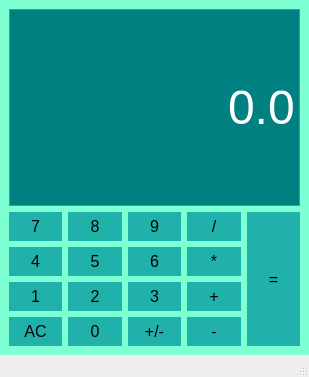
<?xml version="1.0" encoding="UTF-8"?>
<ui version="4.0">
 <class>Calculator</class>
 <widget class="QMainWindow" name="Calculator">
  <property name="geometry">
   <rect>
    <x>0</x>
    <y>0</y>
    <width>309</width>
    <height>377</height>
   </rect>
  </property>
  <property name="windowTitle">
   <string>Calculator</string>
  </property>
  <widget class="QWidget" name="centralwidget">
   <property name="styleSheet">
    <string notr="true">QWidget{
	background-color: #7FFFD4
}</string>
   </property>
   <layout class="QGridLayout" name="gridLayout">
    <item row="2" column="2">
     <widget class="QPushButton" name="Button6">
      <property name="sizePolicy">
       <sizepolicy hsizetype="Preferred" vsizetype="Preferred">
        <horstretch>0</horstretch>
        <verstretch>0</verstretch>
       </sizepolicy>
      </property>
      <property name="font">
       <font>
        <pointsize>12</pointsize>
       </font>
      </property>
      <property name="styleSheet">
       <string notr="true">QPushButton{
	background-color: #20B2AA;
	border: 1px;
	padding: 5px;	
}

QPushButton:pressed{
	background-color: #008080;
	border: 1px;
	padding: 5px;
	
}</string>
      </property>
      <property name="text">
       <string>6</string>
      </property>
     </widget>
    </item>
    <item row="3" column="2">
     <widget class="QPushButton" name="Button3">
      <property name="sizePolicy">
       <sizepolicy hsizetype="Preferred" vsizetype="Preferred">
        <horstretch>0</horstretch>
        <verstretch>0</verstretch>
       </sizepolicy>
      </property>
      <property name="font">
       <font>
        <pointsize>12</pointsize>
       </font>
      </property>
      <property name="styleSheet">
       <string notr="true">QPushButton{
	background-color: #20B2AA;
	border: 1px;
	padding: 5px;	
}

QPushButton:pressed{
	background-color: #008080;
	border: 1px;
	padding: 5px;
	
}</string>
      </property>
      <property name="text">
       <string>3</string>
      </property>
     </widget>
    </item>
    <item row="1" column="2">
     <widget class="QPushButton" name="Button9">
      <property name="sizePolicy">
       <sizepolicy hsizetype="Preferred" vsizetype="Preferred">
        <horstretch>0</horstretch>
        <verstretch>0</verstretch>
       </sizepolicy>
      </property>
      <property name="font">
       <font>
        <pointsize>12</pointsize>
       </font>
      </property>
      <property name="styleSheet">
       <string notr="true">QPushButton{
	background-color: #20B2AA;
	border: 1px;
	padding: 5px;	
}

QPushButton:pressed{
	background-color: #008080;
	border: 1px;
	padding: 5px;
	
}</string>
      </property>
      <property name="text">
       <string>9</string>
      </property>
     </widget>
    </item>
    <item row="1" column="1">
     <widget class="QPushButton" name="Button8">
      <property name="sizePolicy">
       <sizepolicy hsizetype="Preferred" vsizetype="Preferred">
        <horstretch>0</horstretch>
        <verstretch>0</verstretch>
       </sizepolicy>
      </property>
      <property name="font">
       <font>
        <pointsize>12</pointsize>
       </font>
      </property>
      <property name="styleSheet">
       <string notr="true">QPushButton{
	background-color: #20B2AA;
	border: 1px;
	padding: 5px;	
}

QPushButton:pressed{
	background-color: #008080;
	border: 1px;
	padding: 5px;
	
}</string>
      </property>
      <property name="text">
       <string>8</string>
      </property>
     </widget>
    </item>
    <item row="3" column="1">
     <widget class="QPushButton" name="Button2">
      <property name="sizePolicy">
       <sizepolicy hsizetype="Preferred" vsizetype="Preferred">
        <horstretch>0</horstretch>
        <verstretch>0</verstretch>
       </sizepolicy>
      </property>
      <property name="font">
       <font>
        <pointsize>12</pointsize>
       </font>
      </property>
      <property name="styleSheet">
       <string notr="true">QPushButton{
	background-color: #20B2AA;
	border: 1px;
	padding: 5px;	
}

QPushButton:pressed{
	background-color: #008080;
	border: 1px;
	padding: 5px;
	
}</string>
      </property>
      <property name="text">
       <string>2</string>
      </property>
     </widget>
    </item>
    <item row="1" column="3">
     <widget class="QPushButton" name="Divide">
      <property name="sizePolicy">
       <sizepolicy hsizetype="Preferred" vsizetype="Preferred">
        <horstretch>0</horstretch>
        <verstretch>0</verstretch>
       </sizepolicy>
      </property>
      <property name="font">
       <font>
        <pointsize>12</pointsize>
       </font>
      </property>
      <property name="styleSheet">
       <string notr="true">QPushButton{
	background-color: #20B2AA;
	border: 1px;
	padding: 5px;	
}

QPushButton:pressed{
	background-color: #008080;
	border: 1px;
	padding: 5px;
	
}</string>
      </property>
      <property name="text">
       <string>/</string>
      </property>
     </widget>
    </item>
    <item row="2" column="0">
     <widget class="QPushButton" name="Button4">
      <property name="sizePolicy">
       <sizepolicy hsizetype="Preferred" vsizetype="Preferred">
        <horstretch>0</horstretch>
        <verstretch>0</verstretch>
       </sizepolicy>
      </property>
      <property name="font">
       <font>
        <pointsize>12</pointsize>
       </font>
      </property>
      <property name="styleSheet">
       <string notr="true">QPushButton{
	background-color: #20B2AA;
	border: 1px;
	padding: 5px;	
}

QPushButton:pressed{
	background-color: #008080;
	border: 1px;
	padding: 5px;
	
}</string>
      </property>
      <property name="text">
       <string>4</string>
      </property>
     </widget>
    </item>
    <item row="1" column="0">
     <widget class="QPushButton" name="Button7">
      <property name="sizePolicy">
       <sizepolicy hsizetype="Preferred" vsizetype="Preferred">
        <horstretch>0</horstretch>
        <verstretch>0</verstretch>
       </sizepolicy>
      </property>
      <property name="font">
       <font>
        <pointsize>12</pointsize>
       </font>
      </property>
      <property name="styleSheet">
       <string notr="true">QPushButton{
	background-color: #20B2AA;
	border: 1px;
	padding: 5px;	
}

QPushButton:pressed{
	background-color: #008080;
	border: 1px;
	padding: 5px;
	
}</string>
      </property>
      <property name="text">
       <string>7</string>
      </property>
     </widget>
    </item>
    <item row="2" column="3">
     <widget class="QPushButton" name="Multiply">
      <property name="sizePolicy">
       <sizepolicy hsizetype="Preferred" vsizetype="Preferred">
        <horstretch>0</horstretch>
        <verstretch>0</verstretch>
       </sizepolicy>
      </property>
      <property name="font">
       <font>
        <pointsize>12</pointsize>
       </font>
      </property>
      <property name="styleSheet">
       <string notr="true">QPushButton{
	background-color: #20B2AA;
	border: 1px;
	padding: 5px;	
}

QPushButton:pressed{
	background-color: #008080;
	border: 1px;
	padding: 5px;
	
}</string>
      </property>
      <property name="text">
       <string>*</string>
      </property>
     </widget>
    </item>
    <item row="3" column="3">
     <widget class="QPushButton" name="Add">
      <property name="sizePolicy">
       <sizepolicy hsizetype="Preferred" vsizetype="Preferred">
        <horstretch>0</horstretch>
        <verstretch>0</verstretch>
       </sizepolicy>
      </property>
      <property name="font">
       <font>
        <pointsize>12</pointsize>
       </font>
      </property>
      <property name="styleSheet">
       <string notr="true">QPushButton{
	background-color: #20B2AA;
	border: 1px;
	padding: 5px;	
}

QPushButton:pressed{
	background-color: #008080;
	border: 1px;
	padding: 5px;
	
}</string>
      </property>
      <property name="text">
       <string>+</string>
      </property>
     </widget>
    </item>
    <item row="2" column="1">
     <widget class="QPushButton" name="Button5">
      <property name="sizePolicy">
       <sizepolicy hsizetype="Preferred" vsizetype="Preferred">
        <horstretch>0</horstretch>
        <verstretch>0</verstretch>
       </sizepolicy>
      </property>
      <property name="font">
       <font>
        <pointsize>12</pointsize>
       </font>
      </property>
      <property name="styleSheet">
       <string notr="true">QPushButton{
	background-color: #20B2AA;
	border: 1px;
	padding: 5px;	
}

QPushButton:pressed{
	background-color: #008080;
	border: 1px;
	padding: 5px;
	
}</string>
      </property>
      <property name="text">
       <string>5</string>
      </property>
     </widget>
    </item>
    <item row="3" column="0">
     <widget class="QPushButton" name="Button1">
      <property name="sizePolicy">
       <sizepolicy hsizetype="Preferred" vsizetype="Preferred">
        <horstretch>0</horstretch>
        <verstretch>0</verstretch>
       </sizepolicy>
      </property>
      <property name="font">
       <font>
        <pointsize>12</pointsize>
       </font>
      </property>
      <property name="styleSheet">
       <string notr="true">QPushButton{
	background-color: #20B2AA;
	border: 1px;
	padding: 5px;	
}

QPushButton:pressed{
	background-color: #008080;
	border: 1px;
	padding: 5px;
	
}</string>
      </property>
      <property name="text">
       <string>1</string>
      </property>
     </widget>
    </item>
    <item row="4" column="0">
     <widget class="QPushButton" name="Clear">
      <property name="sizePolicy">
       <sizepolicy hsizetype="Preferred" vsizetype="Preferred">
        <horstretch>0</horstretch>
        <verstretch>0</verstretch>
       </sizepolicy>
      </property>
      <property name="font">
       <font>
        <pointsize>12</pointsize>
       </font>
      </property>
      <property name="styleSheet">
       <string notr="true">QPushButton{
	background-color: #20B2AA;
	border: 1px;
	padding: 5px;	
}

QPushButton:pressed{
	background-color: #008080;
	border: 1px;
	padding: 5px;
	
}</string>
      </property>
      <property name="text">
       <string>AC</string>
      </property>
     </widget>
    </item>
    <item row="4" column="1">
     <widget class="QPushButton" name="Button0">
      <property name="sizePolicy">
       <sizepolicy hsizetype="Preferred" vsizetype="Preferred">
        <horstretch>0</horstretch>
        <verstretch>0</verstretch>
       </sizepolicy>
      </property>
      <property name="font">
       <font>
        <pointsize>12</pointsize>
       </font>
      </property>
      <property name="styleSheet">
       <string notr="true">QPushButton{
	background-color: #20B2AA;
	border: 1px;
	padding: 5px;	
}

QPushButton:pressed{
	background-color: #008080;
	border: 1px;
	padding: 5px;
	
}</string>
      </property>
      <property name="text">
       <string>0</string>
      </property>
     </widget>
    </item>
    <item row="4" column="2">
     <widget class="QPushButton" name="ChangeSign">
      <property name="sizePolicy">
       <sizepolicy hsizetype="Preferred" vsizetype="Preferred">
        <horstretch>0</horstretch>
        <verstretch>0</verstretch>
       </sizepolicy>
      </property>
      <property name="font">
       <font>
        <pointsize>12</pointsize>
       </font>
      </property>
      <property name="styleSheet">
       <string notr="true">QPushButton{
	background-color: #20B2AA;
	border: 1px;
	padding: 5px;	
}

QPushButton:pressed{
	background-color: #008080;
	border: 1px;
	padding: 5px;
	
}</string>
      </property>
      <property name="text">
       <string>+/-</string>
      </property>
     </widget>
    </item>
    <item row="4" column="3">
     <widget class="QPushButton" name="Subtract">
      <property name="sizePolicy">
       <sizepolicy hsizetype="Preferred" vsizetype="Preferred">
        <horstretch>0</horstretch>
        <verstretch>0</verstretch>
       </sizepolicy>
      </property>
      <property name="font">
       <font>
        <pointsize>12</pointsize>
       </font>
      </property>
      <property name="styleSheet">
       <string notr="true">QPushButton{
	background-color: #20B2AA;
	border: 1px;
	padding: 5px;	
}

QPushButton:pressed{
	background-color: #008080;
	border: 1px;
	padding: 5px;
	
}</string>
      </property>
      <property name="text">
       <string>-</string>
      </property>
     </widget>
    </item>
    <item row="0" column="0" colspan="5">
     <widget class="QLineEdit" name="Display">
      <property name="sizePolicy">
       <sizepolicy hsizetype="Preferred" vsizetype="Expanding">
        <horstretch>0</horstretch>
        <verstretch>0</verstretch>
       </sizepolicy>
      </property>
      <property name="font">
       <font>
        <pointsize>36</pointsize>
       </font>
      </property>
      <property name="styleSheet">
       <string notr="true">QLineEdit{
	background-color: #008080;
	border: 1px solid gray;
	color: #ffffff;
}</string>
      </property>
      <property name="text">
       <string>0.0</string>
      </property>
      <property name="alignment">
       <set>Qt::AlignRight|Qt::AlignTrailing|Qt::AlignVCenter</set>
      </property>
     </widget>
    </item>
    <item row="1" column="4" rowspan="4">
     <widget class="QPushButton" name="Equals">
      <property name="sizePolicy">
       <sizepolicy hsizetype="Preferred" vsizetype="Preferred">
        <horstretch>0</horstretch>
        <verstretch>0</verstretch>
       </sizepolicy>
      </property>
      <property name="font">
       <font>
        <pointsize>12</pointsize>
       </font>
      </property>
      <property name="styleSheet">
       <string notr="true">QPushButton{
	background-color: #20B2AA;
	border: 1px;
	padding: 5px;	
}

QPushButton:pressed{
	background-color: #008080;
	border: 1px;
	padding: 5px;
	
}</string>
      </property>
      <property name="text">
       <string>=</string>
      </property>
     </widget>
    </item>
   </layout>
  </widget>
  <widget class="QStatusBar" name="statusbar"/>
  <widget class="QMenuBar" name="menubar">
   <property name="geometry">
    <rect>
     <x>0</x>
     <y>0</y>
     <width>309</width>
     <height>20</height>
    </rect>
   </property>
  </widget>
 </widget>
 <resources/>
 <connections/>
</ui>
